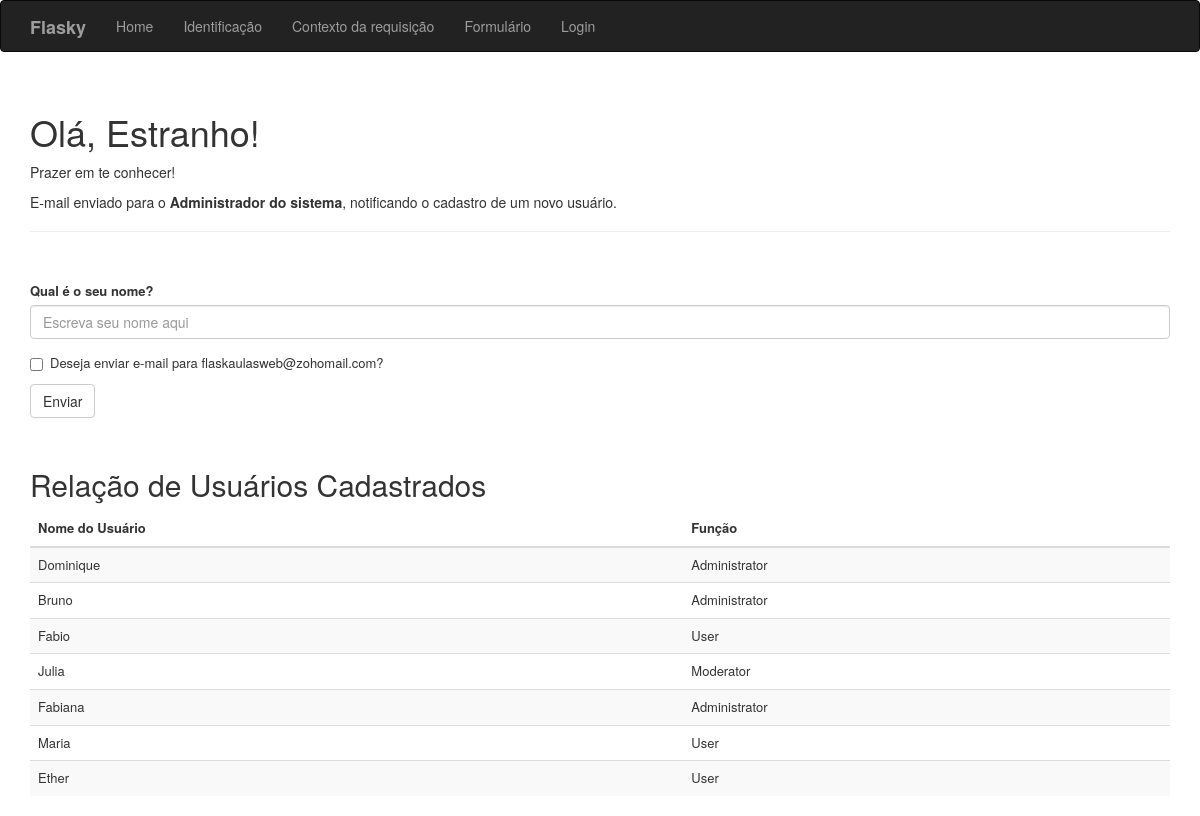
Before: / with the older database file.
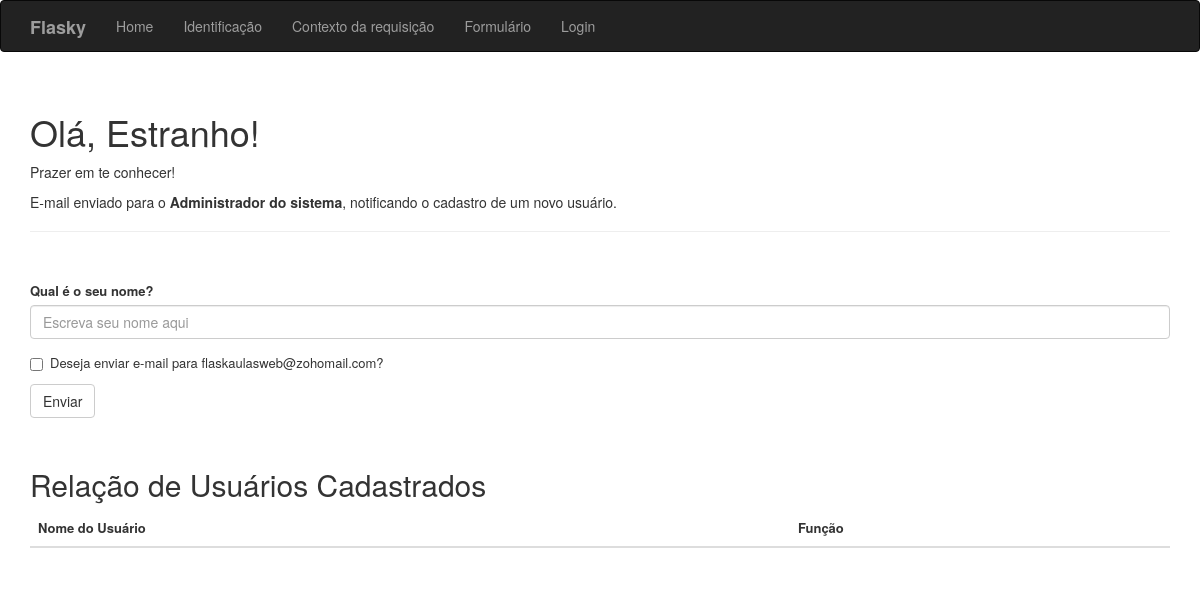
After: the same page with the newer database file.
### hello.py (models this page shows, shortened)
class User(db.Model):
    __tablename__ = 'users'
    id = db.Column(db.Integer, primary_key=True)
    username = db.Column(db.String(64), unique=True, index=True)
    role_id = db.Column(db.Integer, db.ForeignKey('roles.id'))

class Role(db.Model):
    __tablename__ = 'roles'
    id = db.Column(db.Integer, primary_key=True)
    name = db.Column(db.String(64), unique=True)
    users = db.relationship('User', backref='role', lazy='dynamic')

### hello.py (the view, shortened to what this page needs)
@app.route('/', methods=['GET', 'POST'])
def index():
    main = Main()
    users = User.query.all()
    users_count = db.session.query(func.count(User.id)).scalar()
    return fk.render_template('index.html',
                              nome=fk.session.get('nome'),
                              known=fk.session.get('known'),
                              main=main,
                              users=users,
                              users_count=users_count,
                              )

### hello.py
class Main(FlaskForm):
    nome = wf.StringField('Qual é o seu nome?', validators=[wtv.DataRequired()], render_kw={"placeholder": "Escreva seu nome aqui"})
    opcaoEmail = wf.BooleanField('Deseja enviar e-mail para flaskaulasweb@zohomail.com?')
    '''funcao = wf.SelectField(
        "Qual é a sua função (Role)?",
        choices=[('Administrator', 'Administrator'), ('Moderator', 'Moderator'), ('User', 'User')],
        validators=[wtv.DataRequired()]
    )'''
    enviar = wf.SubmitField('Enviar')

### templates/index.html (shortened to what this page needs)
{% extends "base.html" %}
{% import "bootstrap/wtf.html" as wt %}
{% block page_content %}
    <div class="page-header">
        <h1>Olá, {% if nome %}{{ nome }}{% else %}Estranho{% endif %}!</h1>
        {% if known %}
            <p>Feliz em te ver novamente!</p>
        {% else %}
            <p>Prazer em te conhecer!</p>
        {% endif %}
        <p>E-mail enviado para o <strong>Administrador do sistema</strong>, notificando o cadastro de um novo usuário.</p>
    </div>
    <div class="page-content">
        {{ wt.quick_form(main) }}
    </div>
        <div class="page-content">
        <h2>Relação de Usuários Cadastrados</h2>
        <table class="table table-striped table-hover align-middle m-0">
            <thead>
                <tr>
                    <th>Nome do Usuário</th>
                    <th>Função</th>
                </tr>
            </thead>
            <tbody>
                {% for user in users %}
                    <tr>
                        <td>{{ user.username }}</td>
                        <td>{{ user.role.name if user.role else 'Sem função' }}</td>
                    </tr>
                {% endfor %}
            </tbody>
        </table>
    </div>
{% endblock %}

### templates/base.html (shortened to what this page needs)
{% extends "bootstrap/base.html" %}
{% block head %}
    {{ super() }}
    <link rel="stylesheet" href="{{ url_for('static', filename='login.css') }}">
{% endblock %}
{% block navbar %}
    <div class="navbar navbar-inverse" role="navigation">
        <div class="container">
            <div class="navbar-header">
                <a class="navbar-brand" href="/">
                    <b>Flasky</b>
                </a>
            </div>
            <div class="navbar-collapse collapse">
                <ul class="nav navbar-nav">
                    <li><a href="/">Home</a></li>
                    <li><a href="/user/Fabio Teixeira/PT23820X/IFSP">Identificação</a></li>
                    <li><a href="/contextorequisicao/Fabio Teixeira">Contexto da requisição</a></li>
                    <li><a href="/formulario    ">Formulário</a></li>
                    <li><a href="/login   ">Login</a></li>
                </ul>
            </div>
        </div>
    </div>
{% endblock %}
{% block content %}
    <div class="container">
        {% block page_content %}{% endblock %}
{% endblock %}

### static/login.css (style rules this page uses)
.page-content { margin-top: 50px; font-size: 13px; }

Changed rows visible on the page:
removed User: username "Dominique", role "Administrator"
removed User: username "Bruno", role "Administrator"
removed User: username "Fabio", role "User"
removed User: username "Julia", role "Moderator"
removed User: username "Fabiana", role "Administrator"
removed User: username "Maria", role "User"
removed User: username "Ether", role "User"
